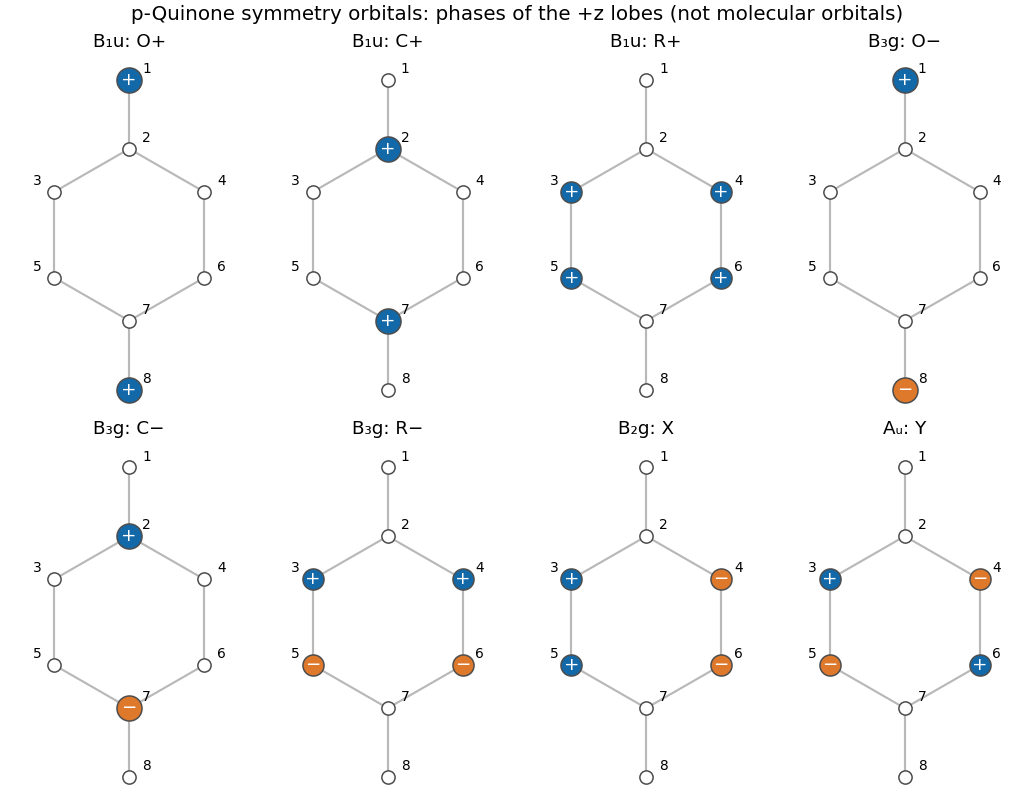

This figure's Python source:
"""Original eight normalized symmetry-orbital phase maps; Python 3.14.4, matplotlib/numpy."""
from pathlib import Path
import matplotlib
matplotlib.use('Agg')
import matplotlib.pyplot as plt
import numpy as np
r=np.sqrt(2)
U=np.array([[1/r,0,0,0,0,0,0,1/r],[0,1/r,0,0,0,0,1/r,0],[0,0,.5,.5,.5,.5,0,0],
 [1/r,0,0,0,0,0,0,-1/r],[0,1/r,0,0,0,0,-1/r,0],[0,0,.5,.5,-.5,-.5,0,0],
 [0,0,.5,-.5,.5,-.5,0,0],[0,0,.5,-.5,-.5,.5,0,0]])
assert np.allclose(U@U.T,np.eye(8))
xy=np.array([[0,1.8],[0,1],[-.87,.5],[.87,.5],[-.87,-.5],[.87,-.5],[0,-1],[0,-1.8]])
edges=[(0,1),(1,2),(1,3),(2,4),(3,5),(4,6),(5,6),(6,7)]
fig,axes=plt.subplots(2,4,figsize=(9.4,7.3),layout='constrained')
for ax,v,label in zip(axes.flat,U,['B₁u: O+','B₁u: C+','B₁u: R+','B₃g: O−','B₃g: C−','B₃g: R−','B₂g: X','Aᵤ: Y']):
 for i,j in edges:ax.plot(*xy[[i,j]].T,color='.72',lw=1.4,zorder=1)
 for i,(p,a) in enumerate(zip(xy,v)):
  ax.scatter(*p,s=75 if a==0 else 380*abs(a),color='white' if a==0 else ('#1368a8' if a>0 else '#de792c'),edgecolors='.3',zorder=3)
  if a:ax.text(*p,'+' if a>0 else '−',ha='center',va='center',color='white',fontsize=12,zorder=4)
  ax.text(p[0]+(.15 if p[0]>=0 else -.15),p[1]+.08,str(i+1),ha='left' if p[0]>=0 else 'right',fontsize=9)
 ax.set_title(label,fontsize=12);ax.set_aspect('equal');ax.set_xlim(-1.3,1.3);ax.set_ylim(-2.05,2.08);ax.axis('off')
fig.suptitle('p-Quinone symmetry orbitals: phases of the +z lobes (not molecular orbitals)',fontsize=13)
fig.savefig(Path(Path(__file__).stem + '.png'),dpi=110,facecolor='white');plt.close(fig)
